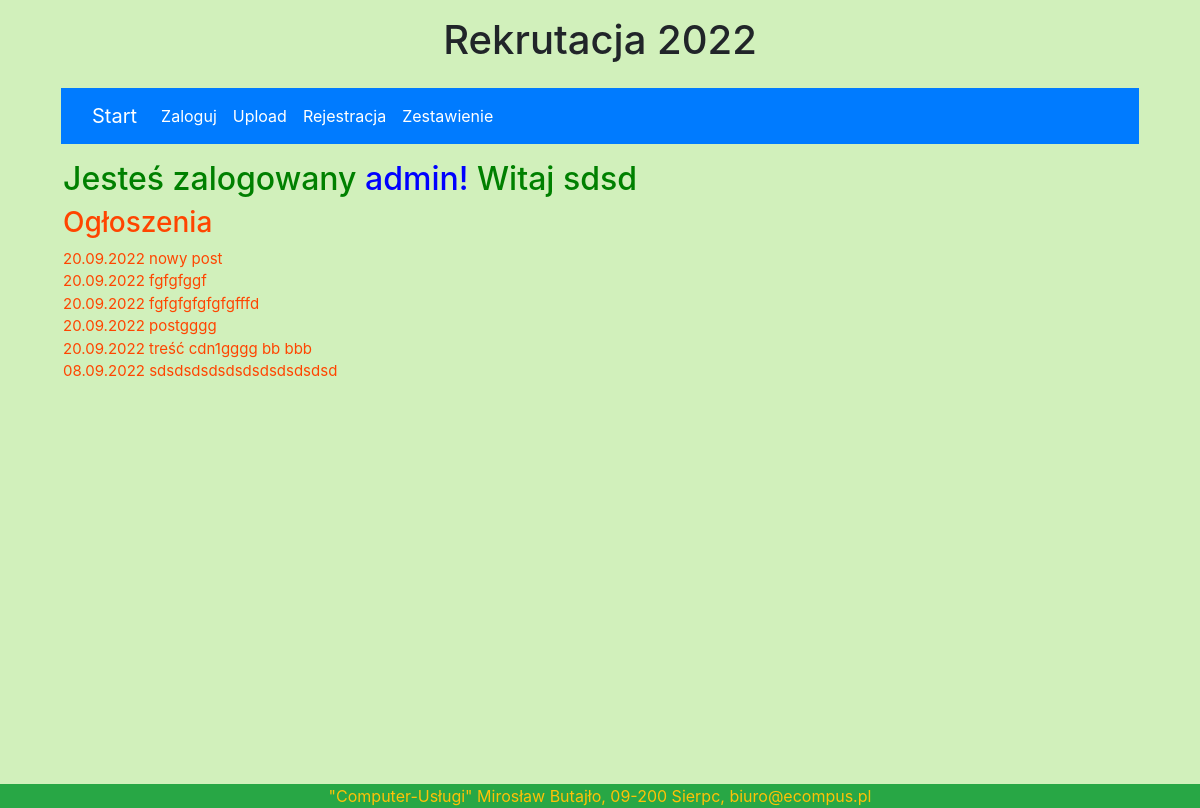
Before: /ogloszenia/ (signed in) with the older database file.
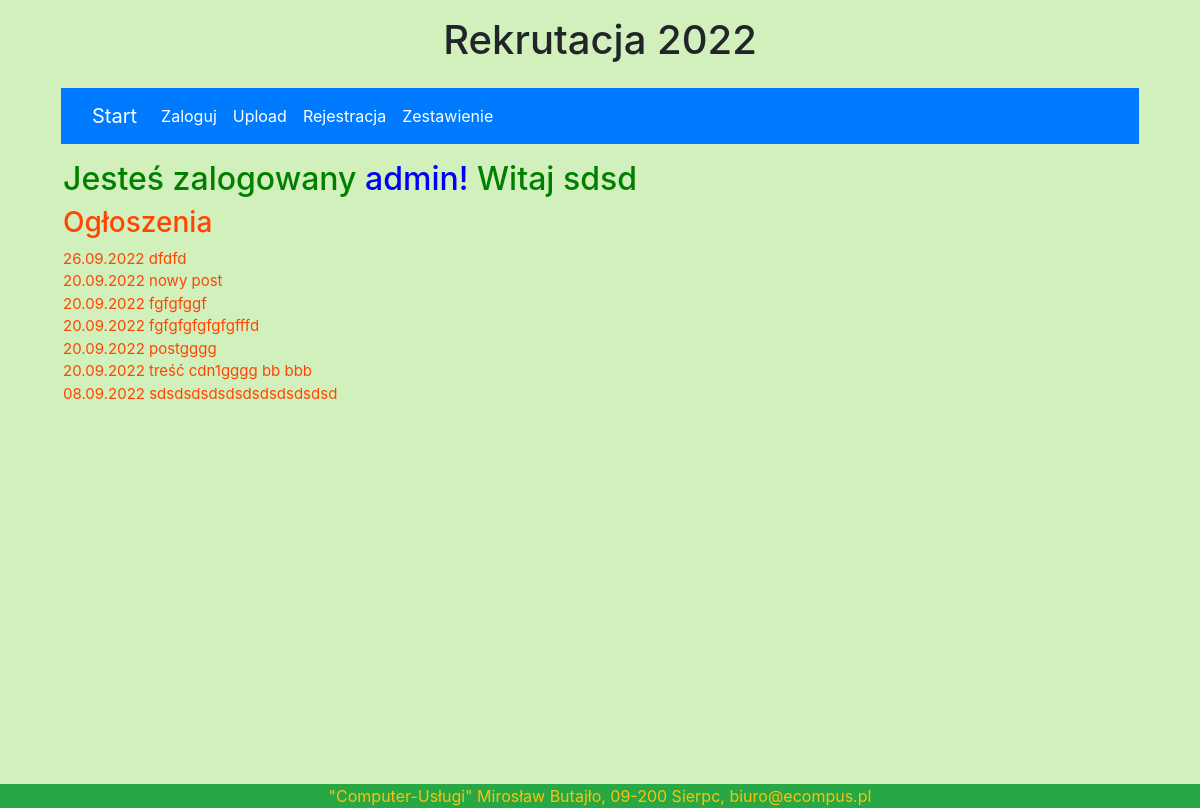
After: the same page with the newer database file.
### licznik/models.py (models this page shows, shortened)
class Post(models.Model):
    title = models.CharField(max_length=255)
    text = models.CharField(max_length=255)
    date = models.DateField(default=timezone.now, verbose_name='Data wpisu')

### licznik/views.py (the view)
# urls.py: path('ogloszenia/', views.readposts, name="readposts-page"),
@login_required(login_url='/login/')
def readposts(request):
    user = request.user
    allposts = Post.objects.order_by('-date')
    return render(request, 'readposts.html',{'allposts':allposts,'user':user})

### licznik/templates/readposts.html (shortened to what this page needs)
{% extends 'base.html' %}
{%block content %}
<div class="niezalogowany">
    <h2>Jesteś zalogowany <font color="blue"> {{ user.username }}! </font>Witaj {{ user.first_name}}</h2>
</div>
<div class="niezalogowany_red">
    <h3>Ogłoszenia</h3>
    {% for post in allposts %}
        {{ post.date }}
        {{ post.text }}
    <br>
    {% endfor %}
</div>
{% endblock %}

Changed rows visible on the page:
added Post: date "26.09.2022", text "dfdfd"
